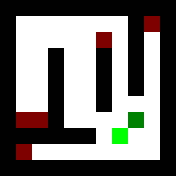

A level layout from a 2D game, rendered from its tile map. Below: a short description, then the map file with its tile-grid data intact:
An orthogonal 11x11 tile map with 16x16 px tiles, 2 tile layers (Layer1, Layer2).

<map version="1.0" orientation="orthogonal" renderorder="right-down" width="11" height="11" tilewidth="16" tileheight="16" nextobjectid="1">
 <tileset firstgid="1" source="Tiles.tsx" />
 <layer name="Layer1" width="11" height="11">
  <data encoding="csv">
1,1,1,1,1,1,1,1,1,1,1,
1,5,5,5,5,5,5,5,1,5,1,
1,5,5,5,5,5,5,5,1,5,1,
1,5,5,1,5,5,1,5,1,5,1,
1,5,5,1,5,5,1,5,1,5,1,
1,5,5,1,5,5,1,5,1,5,1,
1,5,5,1,5,5,1,5,5,5,1,
1,5,5,1,5,5,5,5,5,5,1,
1,1,1,1,1,1,5,5,5,5,1,
1,5,5,5,5,5,5,5,5,5,1,
1,1,1,1,1,1,1,1,1,1,1
</data>
 </layer>
 <layer name="Layer2" width="11" height="11">
  <data encoding="csv">
0,0,0,0,0,0,0,0,0,0,0,
0,0,0,0,0,0,0,0,0,3,0,
0,0,0,0,0,0,2684354563,0,0,0,0,
0,0,0,0,0,0,0,0,0,0,0,
0,0,0,0,0,0,0,0,0,0,0,
0,0,0,0,0,0,0,0,0,0,0,
0,0,0,0,0,0,0,0,0,0,0,
0,2684354563,2684354563,0,0,0,0,0,2,0,0,
0,0,0,0,0,0,0,4,0,0,0,
0,3,0,0,0,0,0,0,0,0,0,
0,0,0,0,0,0,0,0,0,0,0
</data>
 </layer>
</map>
